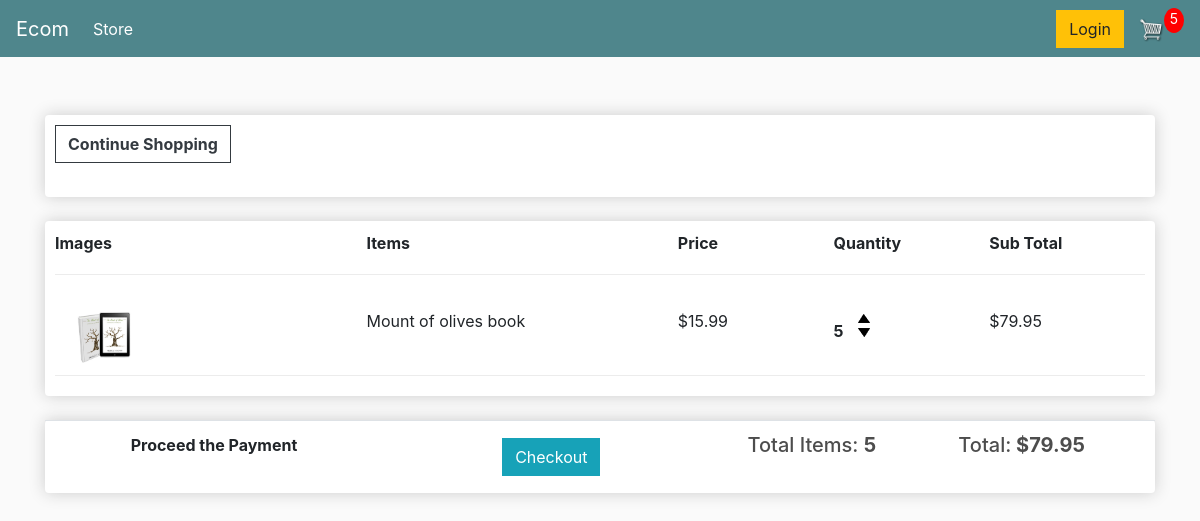
Page /cart/ (signed in) on the earlier database version.
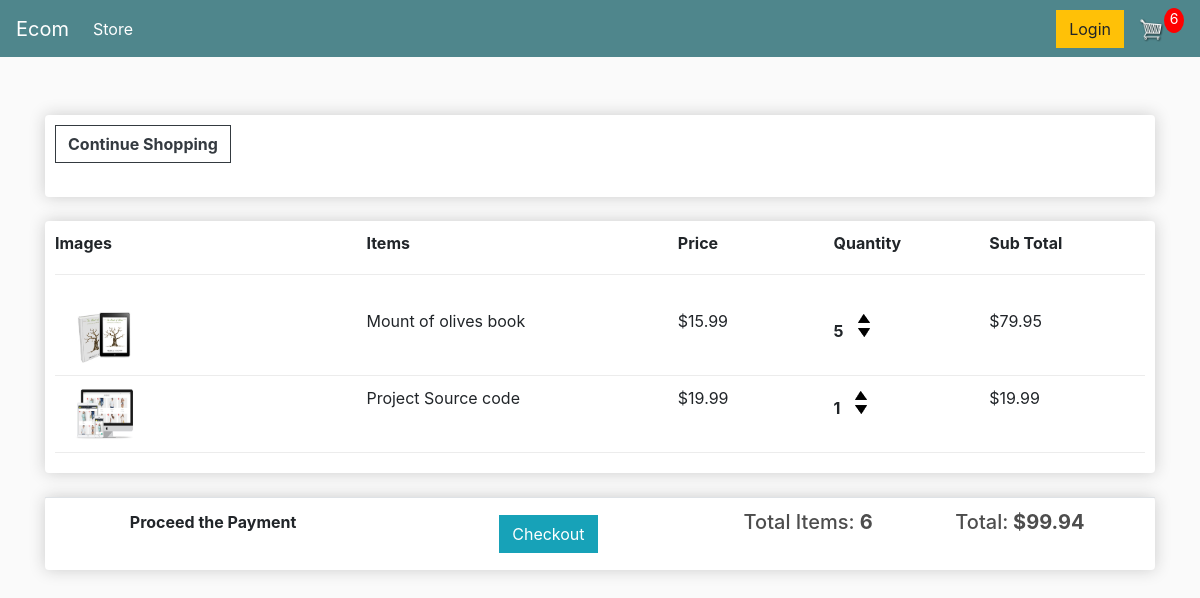
Same page on the later database version.
### store/models.py (models this page shows, shortened)
class OrderItem(models.Model):
	product = models.ForeignKey(Product, on_delete=models.SET_NULL, null=True)
	order = models.ForeignKey(Order, on_delete=models.SET_NULL, null=True)
	quantity = models.IntegerField(default=0, null=True, blank=True)
	date_added = models.DateTimeField(auto_now_add=True)
	@property
	def get_total(self):
		total = self.product.price * self.quantity
		return total

class Product(models.Model):
	name = models.CharField(max_length=200)
	price = models.DecimalField(max_digits=7,decimal_places=2)
	digital = models.BooleanField(default=False,null=True, blank=True)
	image = models.ImageField(null=True, blank=True)
	@property
	def imageURL(self):
		try:
			url = self.image.url
		except:
			url = ''
		return url

class Order(models.Model):
	customer = models.ForeignKey(Customer, on_delete=models.SET_NULL, null=True, blank=True)
	date_ordered = models.DateTimeField(auto_now_add=True)
	complete = models.BooleanField(default=False)
	transaction_id = models.CharField(max_length=100, null=True)
	@property
	def get_cart_total(self):
		orderitems = self.orderitem_set.all()
		total = sum([item.get_total for item in orderitems])
		return total
	@property
	def get_cart_items(self):
		orderitems = self.orderitem_set.all()
		total = sum([item.quantity for item in orderitems])
		return total

### store/views.py (the view)
# urls.py: path('cart/', views.cart, name="cart"),
def cart(request):
	data = cartData(request)
	cartItems = data['cartItems']
	order = data['order']
	items = data['items']
	products = Product.objects.all()
	context = {'items':items, 'order':order , 'cartItems':cartItems}
	return render(request, 'store/cart.html', context)

### store/utils.py (called while the page is built)
def cartData(request):
	if request.user.is_authenticated:
		customer = request.user.customer
		order, created = Order.objects.get_or_create(customer=customer, complete=False)
		items = order.orderitem_set.all()
		cartItems = order.get_cart_items
	else:
		cookieData = cookieCart(request)
		cartItems = cookieData['cartItems']
		order = cookieData['order']
		items = cookieData['items']
	return{'cartItems':cartItems ,'order':order, 'items':items}

### store/templates/store/cart.html (shortened to what this page needs)
{% extends 'store/main.html' %}
{% load static%}
{% block content %}
<div class="row">
    <div class="col-lg-12">
        <div class="box-element">
            <a class="btn btn-outline-dark" href="{% url 'store' %}">  <strong>   Continue Shopping </strong> </a>
            <br>
            <br>
        </div>
        <br>
        <div class="box-element">
            <div class="cart-row">
                <div style="flex:2"><strong>Images</strong></div>
                <div style="flex:2"><strong>Items</strong></div>
                <div style="flex:1"><strong>Price</strong></div>
                <div style="flex:1"><strong>Quantity</strong></div>
                <div style="flex:1"><strong>Sub Total</strong></div>
            </div>
            <br>
            {% for item in items %}
            <div class="cart-row">
                <div style="flex:2"><img class="row-image" src="{{item.product.imageURL}}"></div>
                <div style="flex:2">
                    <p>{{item.product.name}}</p>
                </div>
                <div style="flex:1">
                    <p>${{item.product.price|floatformat:2}}</p>
                </div>
                <div style="flex:1">
                    <p class="quantity">{{item.quantity}}</p>
                    <div class="quantity">
                        <img data-product="{{item.product.id}}" data-action="add" class="chg-quantity update-cart"
                            src="{% static  'images/arrow-up.png' %}">
                        <img data-product="{{item.product.id}}" data-action="remove" class="chg-quantity update-cart"
                            src="{% static  'images/arrow-down.png' %}">
                    </div>
                </div>
                <div style="flex:1">${{item.get_total}}</div>
            </div>
            {% endfor %}
        </div>
        <br>
        <div class="box-element" style="padding: 0px;">
            <table class="table">
                <tr>
                    <th style="text-align: center;"> Proceed the Payment</th>
                    <th>
                        <a style="float:right; margin:5px; background-color: #17a2b8; color: #fff;" class="btn"
                            href="{% url 'checkout' %}">Checkout</a>
                    </th>
                    <th style="text-align: right;">
                        <h5>Total Items: <strong>{{order.get_cart_items}}</strong></h5>
                    </th>
                    <th style="text-align: center;">
                        <h5>Total:<strong> ${{order.get_cart_total|floatformat:2}}</strong></h5>
                    </th>
                </tr>
            </table>
        </div>
    </div>
</div>
{% endblock content %}

### store/templates/store/main.html (shortened to what this page needs)
<!DOCTYPE html>
{% load static%}
<html>
<head>
    <link rel="stylesheet" href="https://cdn.jsdelivr.net/npm/bootstrap@4.1.3/dist/css/bootstrap.min.css"
>
    <link rel="stylesheet" type="text/css" href="{% static 'css/main.css' %}">
</head>
<body>
    <nav class="navbar navbar-expand-lg navbar-dark bg-dark">
        <a class="navbar-brand" href="{% url 'store' %}">Ecom</a>
        <div class="collapse navbar-collapse" id="navbarSupportedContent">
            <ul class="navbar-nav mr-auto">
                <li class="nav-item active">
                    <a class="nav-link" href="{% url 'store' %}">Store<span class="sr-only">(current)</span></a>
                </li>
            </ul>
            <div class="form-inline my-2 my-lg-0">
                <a href="#" class="btn btn-warning">Login</a>
                <a href="{% url 'cart' %}">
                    <img id="cart-icon" src="{% static 'images/cart.png' %}">
                </a>
                <p id="cart-total">{{cartItems}}</p>
            </div>
        </div>
    </nav>
    <br>
    <div class="container">
        <br>
        {% block content%}
        {% endblock content%}
    </div>
</body>
</html>

### static/css/main.css (style rules this page uses)
body { background-color: hsl(0, 0%, 98%); }
h1,h2,h3,h4,h5,h6 { color:hsl(0, 0%, 30%); }
.box-element { box-shadow:hsl(0, 0%, 80%) 0 0 16px; background-color: #fff; border-radius: 4px; padding: 10px; }
.bg-dark { background-color: #4f868c!important; }
#cart-icon { width:25px; display: inline-block; margin-left: 15px; }
#cart-total { display: block; text-align: center; color:#fff; background-color: red; width: 20px; height: 25px; border-radius: 50%; font-size: 14px; }
.col-lg-4, .col-lg-6, .col-lg-8, .col-lg-12 { margin-top: 10px; }
.btn { border-radius: 0; }
.row-image { width: 100px; }
.cart-row { display: flex; align-items: flex-stretch; padding-bottom: 10px; margin-bottom: 10px; border-bottom: 1px solid #ececec; }
.quantity { display: inline-block; font-weight: 700; padding-right:10px; }
.chg-quantity { width: 12px; cursor: pointer; display: block; margin-top: 5px; transition:.1s; }

Differences in the rows shown:
added OrderItem: product.imageURL (picture), product.name "Project Source code", product.price "19.99", quantity "1", get_total "19.99"
computed for Order: get_cart_items "5" → "6"; get_cart_total "79.95" → "99.94"
Other differences:
{{ cartItems }}: "5" → "6"
